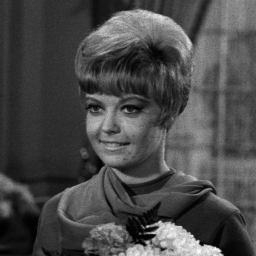
%> input picture lab4/fig/Girl.bmp, 256 x 256 px
$ octave test5.m   (GNU Octave 9; MATLAB toolbox functions it lacks are replaced by stand-ins)
%> lines starting %> are read from the running program, lines starting %| are printed output that depends on the picture
% 展示设计的滤波器
idea = get_filter(1, 256, 256, 50, 2, 1);
%> in get_filter, `colorbar;`:
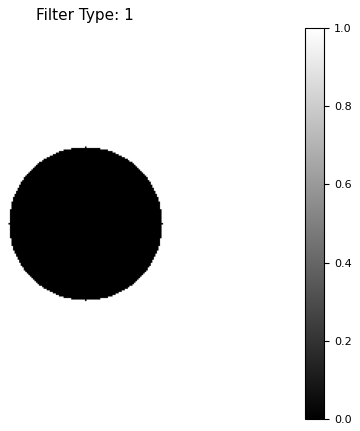
%> figure redrawn from the program's plot data
btw = get_filter(2, 256, 256, 50, 2, 1);
%> call 2 of get_filter, with type = 2, M = 256, N = 256, D0 = 50, n = 2, check = 1
%> in get_filter (call 2), `colorbar;`:
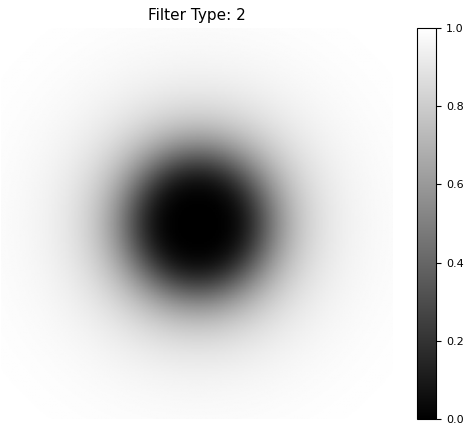
%> figure redrawn from the program's plot data
gaussion = get_filter(3, 256, 256, 50, 2, 1);
%> call 3 of get_filter, with type = 3, M = 256, N = 256, D0 = 50, n = 2, check = 1
%> in get_filter (call 3), `colorbar;`:
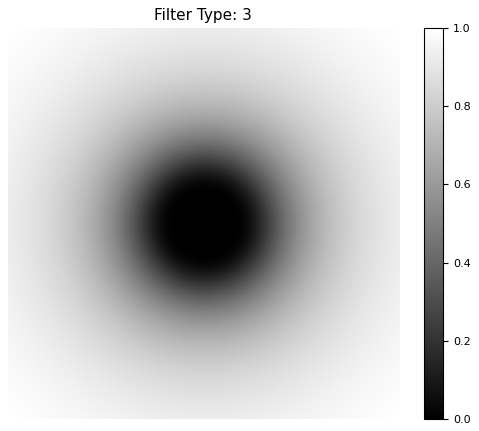
%> figure redrawn from the program's plot data

% 读取图像
image1 = imread("/home/ubuntu/Downloads/matlab/lab4/fig/Girl.bmp");
%> image1 is the input picture: size 256x256 uint8; min 0, max 254, mean 73.6
image2 = imread("/home/ubuntu/Downloads/matlab/lab4/fig/pout.bmp");
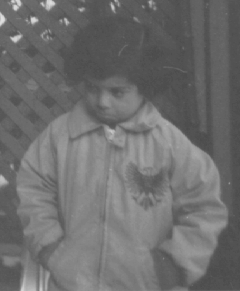
%> input picture lab4/fig/pout.bmp, 240 x 291 px
%> image2 is the input picture: size 291x240 uint8; min 74, max 224, mean 110.3
% 实验发现，使用Rect1,2更容易识别振铃现象
% image1 = imread("/home/ubuntu/Downloads/matlab/lab4/fig/Rect1.bmp");
% image2 = imread("/home/ubuntu/Downloads/matlab/lab4/fig/Rect2.bmp");

% rect1
M = size(image1, 1);
%> M = 256
N = size(image1, 2);
%> N = 256
D0 = 5;
% 设计滤波器
ideal = get_filter(1, M, N, D0, 2, 0);
btw = get_filter(2, M, N, D0, 2, 0);
gaussion = get_filter(3, M, N, D0, 2, 0);
% 进行滤波
output_1_ideal = freqfilter(image1, ideal);
%> in freqfilter, `output = abs(ifft2(G));`:
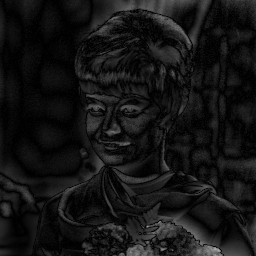
%> output: size 256x256 double; min 0.000222, max 174.3, mean 20.8
output_1_btw = freqfilter(image1, btw);
output_1_gaussion = freqfilter(image1, gaussion);
%> in freqfilter (call 3), `output = abs(ifft2(G));`:
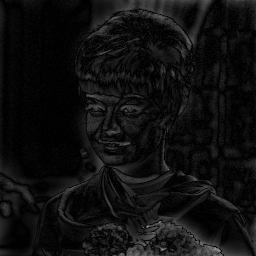
%> output: size 256x256 double; min 0.000239, max 158.3, mean 15.7

% rect2
M = size(image2, 1);
%> M = 291
N = size(image2, 2);
%> N = 240
% D0 = 10;
% 设计滤波器
ideal = get_filter(1, M, N, D0, 2, 0);
btw = get_filter(2, M, N, D0, 2, 0);
gaussion = get_filter(3, M, N, D0, 2, 0);
% 进行滤波
output_2_ideal = freqfilter(image2, ideal);
%> in freqfilter (call 4), `output = abs(ifft2(G));`:
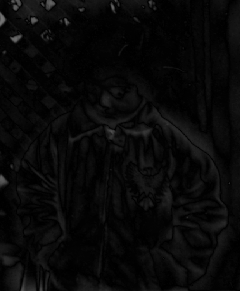
%> output: size 291x240 double; min 0.00462, max 116.6, mean 9.1
output_2_btw = freqfilter(image2, btw);
output_2_gaussion = freqfilter(image2, gaussion);

% 显示结果
figure;
subplot(2, 4, 1); imshow(image1); title('原始图像1');
subplot(2, 4, 2); imshow(output_1_ideal, []); title('理想高通滤波器');
subplot(2, 4, 3); imshow(output_1_btw, []); title('巴特沃斯高通滤波器');
subplot(2, 4, 4); imshow(output_1_gaussion, []); title('高斯高通滤波器');
subplot(2, 4, 5); imshow(image2, []); title('原始图像2');
subplot(2, 4, 6); imshow(output_2_ideal, []); title('理想高通滤波器');
subplot(2, 4, 7); imshow(output_2_btw, []); title('巴特沃斯高通滤波器');
subplot(2, 4, 8); imshow(output_2_gaussion, []); title('高斯高通滤波器');

% 保存
filename = '/home/ubuntu/Downloads/matlab/lab4/fig/';
saveas(gcf, [filename 'test51.png']);


function H = get_filter(type, M, N, D0, n, check)
    % 为M*N大小的图像生成一个滤波器
    % type: 滤波器类型
    % 1- idea
    % 2- Butterworth
    % 3- Gaussian
    % D0: 截止频率
    % n: 指数/阶数
    % check: 是否显示滤波器，用于展示
    [U,V] = meshgrid(-N/2:N/2-1,-M/2:M/2-1); %构建坐标,默认已经将频域的中心移到矩阵的中心
    D = hypot(U,V);%计算中心偏移距离

    % Generate filter based on type
    switch type
        case 1
            H = D > D0;
        case 2
            if n == 0
                error('The order of Butterworth filter cannot be 0.');
            end
            H = 1./(1 + (D0./D).^(2*n));
        case 3
            H = exp(-(D0./D).^n);
        otherwise
            error('Unsupported filter type.');
    end

    if check
        % Normalize filter to range [0, 1]
        H = H / max(H(:));
        % Create a 2D filter
        % H = H .* (H > 0.01); % Apply threshold to filter
        % Display filter if check is true
        figure;
        imshow(H, []);
        title(['Filter Type: ', num2str(type)]);
        colormap(gray);
        colorbar;
        saveas(gcf, ['/home/ubuntu/Downloads/matlab/lab4/fig/filter_' num2str(type) '.png']);
    end
    % return H;
end

function output = freqfilter(img, H)
    % 傅里叶变换并且将频谱移到中心
    F = fft2(img);
    F = fftshift(F);

    % 对每一个点进行滤波检查操作，等价于执行get_filter函数对对应点规定的函数
    G = F .* H;

    % 将频谱移回原点并且进行反傅里叶变换
    G = ifftshift(G);
    output = abs(ifft2(G));
end
